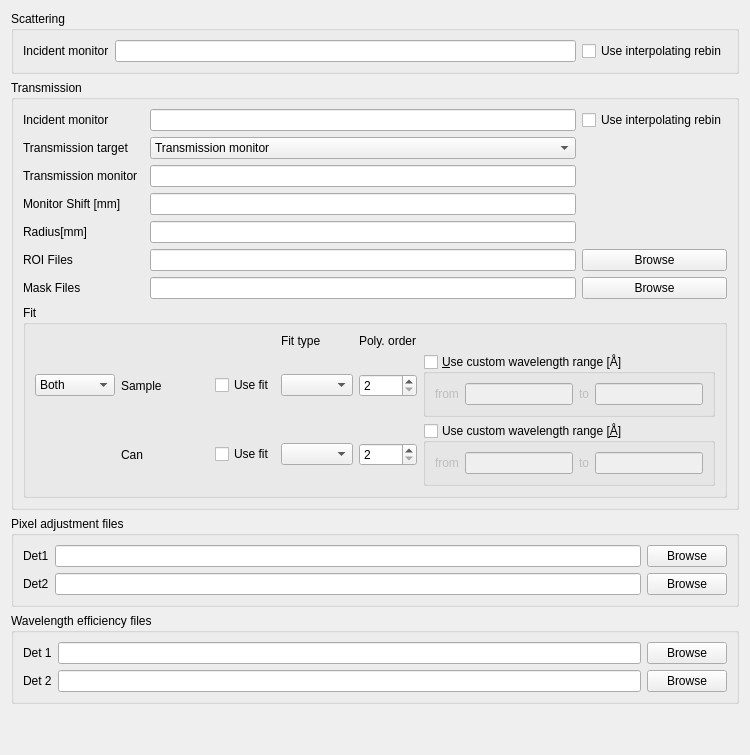
            <widget class="QWidget" name="adjustment_tab">
             <attribute name="title">
              <string>Adjustment</string>
             </attribute>
             <layout class="QHBoxLayout" name="horizontalLayout_5">
              <item>
               <layout class="QHBoxLayout" name="adjustment_tab_horizontal_layout">
                <item>
                 <layout class="QVBoxLayout" name="adjustment_tab_left_layout">
                  <item>
                   <widget class="QGroupBox" name="monitor_normalization_group_box">
                    <property name="toolTip">
                     <string>&lt;html&gt;&lt;head/&gt;&lt;body&gt;&lt;p&gt;Settings for the monitor normalization.&lt;/p&gt;&lt;/body&gt;&lt;/html&gt;</string>
                    </property>
                    <property name="title">
                     <string>Scattering</string>
                    </property>
                    <layout class="QGridLayout" name="gridLayout_8">
                     <item row="0" column="0">
                      <widget class="QLabel" name="monitor_normalization_monitor_label">
                       <property name="toolTip">
                        <string>&lt;html&gt;&lt;head/&gt;&lt;body&gt;&lt;p&gt;Spectrum number of the incident monitor which is used for monitor normalization.&lt;/p&gt;&lt;/body&gt;&lt;/html&gt;</string>
                       </property>
                       <property name="text">
                        <string>Incident monitor</string>
                       </property>
                      </widget>
                     </item>
                     <item row="0" column="2">
                      <widget class="QCheckBox" name="monitor_normalization_interpolating_rebin_check_box">
                       <property name="toolTip">
                        <string>&lt;html&gt;&lt;head/&gt;&lt;body&gt;&lt;p&gt;Selects the type of rebin which is to be used during monitor normalization. If this is checked then a interpolating rebin operation is performed, else a standard rebin operation is used.&lt;/p&gt;&lt;/body&gt;&lt;/html&gt;</string>
                       </property>
                       <property name="text">
                        <string>Use interpolating rebin</string>
                       </property>
                      </widget>
                     </item>
                     <item row="0" column="1">
                      <widget class="QLineEdit" name="monitor_normalization_line_edit">
                       <property name="toolTip">
                        <string>&lt;html&gt;&lt;head/&gt;&lt;body&gt;&lt;p&gt;Spectrum number of the incident monitor which is used for monitor normalization.&lt;/p&gt;&lt;/body&gt;&lt;/html&gt;</string>
                       </property>
                      </widget>
                     </item>
                    </layout>
                   </widget>
                  </item>
                  <item>
                   <widget class="QGroupBox" name="transmission_group_box">
                    <property name="toolTip">
                     <string>&lt;html&gt;&lt;head/&gt;&lt;body&gt;&lt;p&gt;Settings for the transmission calculation.&lt;/p&gt;&lt;/body&gt;&lt;/html&gt;</string>
                    </property>
                    <property name="title">
                     <string>Transmission</string>
                    </property>
                    <layout class="QGridLayout" name="gridLayout_9">
                     <item row="7" column="3">
                      <widget class="QPushButton" name="transmission_mask_files_push_button">
                       <property name="text">
                        <string>Browse</string>
                       </property>
                      </widget>
                     </item>
                     <item row="7" column="2">
                      <widget class="QLineEdit" name="transmission_mask_files_line_edit">
                       <property name="toolTip">
                        <string>&lt;html&gt;&lt;head/&gt;&lt;body&gt;&lt;p&gt;A comma-separated list of MASK files which define areas on the bank which are excluded from the transmission calculation.&lt;/p&gt;&lt;/body&gt;&lt;/html&gt;</string>
                       </property>
                      </widget>
                     </item>
                     <item row="6" column="2">
                      <widget class="QLineEdit" name="transmission_roi_files_line_edit">
                       <property name="toolTip">
                        <string>&lt;html&gt;&lt;head/&gt;&lt;body&gt;&lt;p&gt;A comma-separated list of ROI files which define areas on the bank which contribute to the transmission calculation.&lt;/p&gt;&lt;/body&gt;&lt;/html&gt;</string>
                       </property>
                      </widget>
                     </item>
                     <item row="5" column="2">
                      <widget class="QLineEdit" name="transmission_radius_line_edit">
                       <property name="toolTip">
                        <string>&lt;html&gt;&lt;head/&gt;&lt;body&gt;&lt;p&gt;A radius that defines a circle which includes all pixels on the bank which contribute to the transmission calculation.&lt;/p&gt;&lt;/body&gt;&lt;/html&gt;</string>
                       </property>
                      </widget>
                     </item>
                     <item row="7" column="0">
                      <widget class="QLabel" name="transmission_mask_files_label">
                       <property name="toolTip">
                        <string>&lt;html&gt;&lt;head/&gt;&lt;body&gt;&lt;p&gt;A comma-separated list of MASK files which define areas on the bank which are excluded from the transmission calculation.&lt;/p&gt;&lt;/body&gt;&lt;/html&gt;</string>
                       </property>
                       <property name="text">
                        <string>Mask Files</string>
                       </property>
                      </widget>
                     </item>
                     <item row="1" column="2">
                      <widget class="QComboBox" name="transmission_target_combo_box">
                       <item>
                        <property name="text">
                         <string>Transmission monitor</string>
                        </property>
                       </item>
                       <item>
                        <property name="text">
                         <string>Region of interest on bank</string>
                        </property>
                       </item>
                      </widget>
                     </item>
                     <item row="6" column="0">
                      <widget class="QLabel" name="transmission_roi_files_label">
                       <property name="toolTip">
                        <string>&lt;html&gt;&lt;head/&gt;&lt;body&gt;&lt;p&gt;A comma-separated list of ROI files which define areas on the bank which contribute to the transmission calculation.&lt;/p&gt;&lt;/body&gt;&lt;/html&gt;</string>
                       </property>
                       <property name="text">
                        <string>ROI Files</string>
                       </property>
                      </widget>
                     </item>
                     <item row="6" column="3">
                      <widget class="QPushButton" name="transmission_roi_files_push_button">
                       <property name="text">
                        <string>Browse</string>
                       </property>
                      </widget>
                     </item>
                     <item row="5" column="0">
                      <widget class="QLabel" name="transmission_radius_label">
                       <property name="toolTip">
                        <string>&lt;html&gt;&lt;head/&gt;&lt;body&gt;&lt;p&gt;A radius that defines a circle which includes all pixels on the bank which contribute to the transmission calculation.&lt;/p&gt;&lt;/body&gt;&lt;/html&gt;</string>
                       </property>
                       <property name="text">
                        <string>Radius[mm]</string>
                       </property>
                      </widget>
                     </item>
                     <item row="1" column="0">
                      <widget class="QLabel" name="transmission_target_label">
                       <property name="text">
                        <string>Transmission target</string>
                       </property>
                      </widget>
                     </item>
                     <item row="0" column="0">
                      <widget class="QLabel" name="transmission_incident_monitor_target">
                       <property name="toolTip">
                        <string>&lt;html&gt;&lt;head/&gt;&lt;body&gt;&lt;p&gt;Spectrum number of the incident monitor which is used for transmission calculation.&lt;/p&gt;&lt;/body&gt;&lt;/html&gt;</string>
                       </property>
                       <property name="text">
                        <string>Incident monitor</string>
                       </property>
                      </widget>
                     </item>
                     <item row="0" column="3">
                      <widget class="QCheckBox" name="transmission_interpolating_rebin_check_box">
                       <property name="toolTip">
                        <string>&lt;html&gt;&lt;head/&gt;&lt;body&gt;&lt;p&gt;Selects the type of rebin which is to be used during transmission calculation. If this is checked then a interpolating rebin operation is performed, else a standard rebin operation is used.&lt;/p&gt;&lt;/body&gt;&lt;/html&gt;</string>
                       </property>
                       <property name="text">
                        <string>Use interpolating rebin</string>
                       </property>
                      </widget>
                     </item>
                     <item row="4" column="2">
                      <widget class="QLineEdit" name="transmission_mn_shift_line_edit">
                       <property name="toolTip">
                        <string>&lt;html&gt;&lt;head/&gt;&lt;body&gt;&lt;p&gt;Distance between beamstop monitor and detector.&lt;/p&gt;&lt;/body&gt;&lt;/html&gt;</string>
                       </property>
                      </widget>
                     </item>
                     <item row="0" column="2">
                      <widget class="QLineEdit" name="transmission_line_edit">
                       <property name="toolTip">
                        <string>&lt;html&gt;&lt;head/&gt;&lt;body&gt;&lt;p&gt;Spectrum number of the incident monitor which is used for transmission calculation.&lt;/p&gt;&lt;/body&gt;&lt;/html&gt;</string>
                       </property>
                      </widget>
                     </item>
                     <item row="4" column="0">
                      <widget class="QLabel" name="transmission_mn_shift_label">
                       <property name="toolTip">
                        <string>&lt;html&gt;&lt;head/&gt;&lt;body&gt;&lt;p&gt;An option shift of the M4 monitor.&lt;/p&gt;&lt;/body&gt;&lt;/html&gt;</string>
                       </property>
                       <property name="text">
                        <string>Monitor Shift [mm]</string>
                       </property>
                      </widget>
                     </item>
                     <item row="3" column="0">
                      <widget class="QLabel" name="transmission_monitor_label">
                       <property name="toolTip">
                        <string>&lt;html&gt;&lt;head/&gt;&lt;body&gt;&lt;p&gt;Spectrum number of the transmission monitor which is used for transmission calculation.&lt;/p&gt;&lt;/body&gt;&lt;/html&gt;</string>
                       </property>
                       <property name="text">
                        <string>Transmission monitor</string>
                       </property>
                      </widget>
                     </item>
                     <item row="8" column="0" colspan="4">
                      <widget class="QGroupBox" name="fit_combo_box">
                       <property name="toolTip">
                        <string>&lt;html&gt;&lt;head/&gt;&lt;body&gt;&lt;p&gt;Fit options for the transmission calculation. These can be either set for both the Sample and the Can run or separately.&lt;/p&gt;&lt;/body&gt;&lt;/html&gt;</string>
                       </property>
                       <property name="title">
                        <string>Fit</string>
                       </property>
                       <property name="flat">
                        <bool>false</bool>
                       </property>
                       <property name="checkable">
                        <bool>false</bool>
                       </property>
                       <layout class="QGridLayout" name="gridLayout_22">
                        <item row="1" column="0">
                         <widget class="QComboBox" name="fit_selection_combo_box">
                          <property name="toolTip">
                           <string>&lt;html&gt;&lt;head/&gt;&lt;body&gt;&lt;p&gt;Selects if fit options should be the same (Both) for Sample and Can, or if the user should be able to set them separately (Separate).&lt;/p&gt;&lt;/body&gt;&lt;/html&gt;</string>
                          </property>
                          <item>
                           <property name="text">
                            <string>Both</string>
                           </property>
                          </item>
                          <item>
                           <property name="text">
                            <string>Separate</string>
                           </property>
                          </item>
                         </widget>
                        </item>
                        <item row="2" column="3">
                         <widget class="QComboBox" name="fit_can_fit_type_combo_box">
                          <property name="toolTip">
                           <string>&lt;html&gt;&lt;head/&gt;&lt;body&gt;&lt;p&gt;If fitting should be used, then this allows for the selection of the fit type.&lt;/p&gt;&lt;/body&gt;&lt;/html&gt;</string>
                          </property>
                         </widget>
                        </item>
                        <item row="0" column="3">
                         <widget class="QLabel" name="fit_fit_type_label">
                          <property name="text">
                           <string>Fit type</string>
                          </property>
                         </widget>
                        </item>
                        <item row="2" column="2">
                         <widget class="QCheckBox" name="fit_can_use_fit_check_box">
                          <property name="toolTip">
                           <string>&lt;html&gt;&lt;head/&gt;&lt;body&gt;&lt;p&gt;If fitting should be used&lt;/p&gt;&lt;/body&gt;&lt;/html&gt;</string>
                          </property>
                          <property name="text">
                           <string>Use fit</string>
                          </property>
                         </widget>
                        </item>
                        <item row="1" column="1">
                         <widget class="QLabel" name="fit_sample_label">
                          <property name="text">
                           <string>Sample              </string>
                          </property>
                         </widget>
                        </item>
                        <item row="2" column="1">
                         <widget class="QLabel" name="fit_can_label">
                          <property name="text">
                           <string>Can</string>
                          </property>
                         </widget>
                        </item>
                        <item row="1" column="5">
                         <widget class="QGroupBox" name="fit_sample_wavelength_combo_box">
                          <property name="toolTip">
                           <string>&lt;html&gt;&lt;head/&gt;&lt;body&gt;&lt;p&gt;Allows for setting a custom wavelength range during fitting.&lt;/p&gt;&lt;/body&gt;&lt;/html&gt;</string>
                          </property>
                          <property name="title">
                           <string>&amp;Use custom wavelength range [Å]</string>
                          </property>
                          <property name="checkable">
                           <bool>true</bool>
                          </property>
                          <property name="checked">
                           <bool>false</bool>
                          </property>
                          <layout class="QGridLayout" name="gridLayout_23">
                           <item row="0" column="1">
                            <widget class="QLineEdit" name="fit_sample_wavelength_min_line_edit">
                             <property name="toolTip">
                              <string>&lt;html&gt;&lt;head/&gt;&lt;body&gt;&lt;p&gt;The beginning of the custom wavelength range.&lt;/p&gt;&lt;/body&gt;&lt;/html&gt;</string>
                             </property>
                            </widget>
                           </item>
                           <item row="0" column="2">
                            <widget class="QLabel" name="fit_sample_to_label">
                             <property name="text">
                              <string>to</string>
                             </property>
                            </widget>
                           </item>
                           <item row="0" column="0">
                            <widget class="QLabel" name="fit_sample_from_label">
                             <property name="text">
                              <string>from</string>
                             </property>
                            </widget>
                           </item>
                           <item row="0" column="3">
                            <widget class="QLineEdit" name="fit_sample_wavelength_max_line_edit">
                             <property name="toolTip">
                              <string>&lt;html&gt;&lt;head/&gt;&lt;body&gt;&lt;p&gt;The end of the custom wavelength range.&lt;/p&gt;&lt;/body&gt;&lt;/html&gt;</string>
                             </property>
                            </widget>
                           </item>
                          </layout>
                         </widget>
                        </item>
                        <item row="2" column="5">
                         <widget class="QGroupBox" name="fit_can_wavelength_combo_box">
                          <property name="toolTip">
                           <string>&lt;html&gt;&lt;head/&gt;&lt;body&gt;&lt;p&gt;Allows for setting a custom wavelength range during fitting.&lt;/p&gt;&lt;/body&gt;&lt;/html&gt;</string>
                          </property>
                          <property name="title">
                           <string>Use custom wavelength range [&amp;Å]</string>
                          </property>
                          <property name="checkable">
                           <bool>true</bool>
                          </property>
                          <property name="checked">
                           <bool>false</bool>
                          </property>
                          <layout class="QGridLayout" name="gridLayout_24">
                           <item row="0" column="1">
                            <widget class="QLineEdit" name="fit_can_wavelength_min_line_edit">
                             <property name="toolTip">
                              <string>&lt;html&gt;&lt;head/&gt;&lt;body&gt;&lt;p&gt;The beginning of the custom wavelength range.&lt;/p&gt;&lt;/body&gt;&lt;/html&gt;</string>
                             </property>
                            </widget>
                           </item>
                           <item row="0" column="0">
                            <widget class="QLabel" name="fit_can_from_label">
                             <property name="text">
                              <string>from</string>
                             </property>
                            </widget>
                           </item>
                           <item row="0" column="2">
                            <widget class="QLabel" name="fit_can_to_label">
                             <property name="text">
                              <string>to</string>
                             </property>
                            </widget>
                           </item>
                           <item row="0" column="3">
                            <widget class="QLineEdit" name="fit_can_wavelength_max_line_edit">
                             <property name="toolTip">
                              <string>&lt;html&gt;&lt;head/&gt;&lt;body&gt;&lt;p&gt;The end of the custom wavelength range.&lt;/p&gt;&lt;/body&gt;&lt;/html&gt;</string>
                             </property>
                            </widget>
                           </item>
                          </layout>
                         </widget>
                        </item>
                        <item row="1" column="3">
                         <widget class="QComboBox" name="fit_sample_fit_type_combo_box">
                          <property name="toolTip">
                           <string>&lt;html&gt;&lt;head/&gt;&lt;body&gt;&lt;p&gt;If fitting should be used, then this allows for the selection of the fit type.&lt;/p&gt;&lt;/body&gt;&lt;/html&gt;</string>
                          </property>
                         </widget>
                        </item>
                        <item row="1" column="4">
                         <widget class="QSpinBox" name="fit_sample_polynomial_order_spin_box">
                          <property name="toolTip">
                           <string>&lt;html&gt;&lt;head/&gt;&lt;body&gt;&lt;p&gt;If a polynomial fit type was selected, then the polynomial order of the fit can be specified here.&lt;/p&gt;&lt;/body&gt;&lt;/html&gt;</string>
                          </property>
                          <property name="minimum">
                           <number>2</number>
                          </property>
                          <property name="maximum">
                           <number>6</number>
                          </property>
                         </widget>
                        </item>
                        <item row="0" column="4">
                         <widget class="QLabel" name="fit_polynomial_order_label">
                          <property name="text">
                           <string>Poly. order</string>
                          </property>
                         </widget>
                        </item>
                        <item row="2" column="4">
                         <widget class="QSpinBox" name="fit_can_polynomial_order_spin_box">
                          <property name="toolTip">
                           <string>&lt;html&gt;&lt;head/&gt;&lt;body&gt;&lt;p&gt;If a polynomial fit type was selected, then the polynomial order of the fit can be specified here.&lt;/p&gt;&lt;/body&gt;&lt;/html&gt;</string>
                          </property>
                          <property name="minimum">
                           <number>2</number>
                          </property>
                          <property name="maximum">
                           <number>6</number>
                          </property>
                         </widget>
                        </item>
                        <item row="1" column="2">
                         <widget class="QCheckBox" name="fit_sample_use_fit_check_box">
                          <property name="toolTip">
                           <string>&lt;html&gt;&lt;head/&gt;&lt;body&gt;&lt;p&gt;If fitting should be used&lt;/p&gt;&lt;/body&gt;&lt;/html&gt;</string>
                          </property>
                          <property name="text">
                           <string>Use fit</string>
                          </property>
                         </widget>
                        </item>
                       </layout>
                      </widget>
                     </item>
                     <item row="3" column="2">
                      <widget class="QLineEdit" name="transmission_monitor_line_edit"/>
                     </item>
                    </layout>
                   </widget>
                  </item>
                  <item>
                   <widget class="QGroupBox" name="pixel_adjustment_group_box">
                    <property name="toolTip">
                     <string>&lt;html&gt;&lt;head/&gt;&lt;body&gt;&lt;p&gt;The pixel adjustment files.&lt;/p&gt;&lt;/body&gt;&lt;/html&gt;</string>
                    </property>
                    <property name="title">
                     <string>Pixel adjustment files</string>
                    </property>
                    <layout class="QGridLayout" name="gridLayout_10">
                     <item row="0" column="1">
                      <widget class="QLineEdit" name="pixel_adjustment_det_1_line_edit">
                       <property name="toolTip">
                        <string>&lt;html&gt;&lt;head/&gt;&lt;body&gt;&lt;p&gt;The path to the pixel adjustment file for the first detector.&lt;/p&gt;&lt;/body&gt;&lt;/html&gt;</string>
                       </property>
                      </widget>
                     </item>
                     <item row="0" column="0">
                      <widget class="QLabel" name="pixel_adjustment_det_2_label">
                       <property name="toolTip">
                        <string>&lt;html&gt;&lt;head/&gt;&lt;body&gt;&lt;p&gt;The path to the pixel adjustment file for the first detector.&lt;/p&gt;&lt;/body&gt;&lt;/html&gt;</string>
                       </property>
                       <property name="text">
                        <string>Det1</string>
                       </property>
                      </widget>
                     </item>
                     <item row="0" column="2">
                      <widget class="QPushButton" name="pixel_adjustment_det_1_push_button">
                       <property name="text">
                        <string>Browse</string>
                       </property>
                      </widget>
                     </item>
                     <item row="1" column="2">
                      <widget class="QPushButton" name="pixel_adjustment_det_2_push_button">
                       <property name="text">
                        <string>Browse</string>
                       </property>
                      </widget>
                     </item>
                     <item row="1" column="1">
                      <widget class="QLineEdit" name="pixel_adjustment_det_2_line_edit">
                       <property name="toolTip">
                        <string>&lt;html&gt;&lt;head/&gt;&lt;body&gt;&lt;p&gt;The path to the pixel adjustment file for the second detector.&lt;/p&gt;&lt;/body&gt;&lt;/html&gt;</string>
                       </property>
                      </widget>
                     </item>
                     <item row="1" column="0">
                      <widget class="QLabel" name="pixel_adjustement_det_1_label">
                       <property name="toolTip">
                        <string>&lt;html&gt;&lt;head/&gt;&lt;body&gt;&lt;p&gt;The path to the pixel adjustment file for the second detector.&lt;/p&gt;&lt;/body&gt;&lt;/html&gt;</string>
                       </property>
                       <property name="text">
                        <string>Det2</string>
                       </property>
                      </widget>
                     </item>
                    </layout>
                   </widget>
                  </item>
                  <item>
                   <widget class="QGroupBox" name="wavelength_adjustment_group_box">
                    <property name="toolTip">
                     <string>&lt;html&gt;&lt;head/&gt;&lt;body&gt;&lt;p&gt;The wavelength adjustment files.&lt;/p&gt;&lt;/body&gt;&lt;/html&gt;</string>
                    </property>
                    <property name="title">
                     <string>Wavelength efficiency files</string>
                    </property>
                    <layout class="QGridLayout" name="gridLayout_11">
                     <item row="0" column="1">
                      <widget class="QLineEdit" name="wavelength_adjustment_det_1_line_edit">
                       <property name="toolTip">
                        <string>&lt;html&gt;&lt;head/&gt;&lt;body&gt;&lt;p&gt;The path to the wavelength adjustment file for the first detector.&lt;/p&gt;&lt;/body&gt;&lt;/html&gt;</string>
                       </property>
                      </widget>
                     </item>
                     <item row="0" column="0">
                      <widget class="QLabel" name="wavelength_adjustment_det_1_label">
                       <property name="toolTip">
                        <string>&lt;html&gt;&lt;head/&gt;&lt;body&gt;&lt;p&gt;The path to the wavelength adjustment file for the first detector.&lt;/p&gt;&lt;/body&gt;&lt;/html&gt;</string>
                       </property>
                       <property name="text">
                        <string>Det 1</string>
                       </property>
                      </widget>
                     </item>
                     <item row="2" column="0">
                      <widget class="QLabel" name="wavelength_adjustment_det_2_label">
                       <property name="toolTip">
                        <string>&lt;html&gt;&lt;head/&gt;&lt;body&gt;&lt;p&gt;The path to the wavelength adjustment file for the second detector.&lt;/p&gt;&lt;/body&gt;&lt;/html&gt;</string>
                       </property>
                       <property name="text">
                        <string>Det 2</string>
                       </property>
                      </widget>
                     </item>
                     <item row="2" column="1">
                      <widget class="QLineEdit" name="wavelength_adjustment_det_2_line_edit">
                       <property name="toolTip">
                        <string>&lt;html&gt;&lt;head/&gt;&lt;body&gt;&lt;p&gt;The path to the wavelength adjustment file for the second detector.&lt;/p&gt;&lt;/body&gt;&lt;/html&gt;</string>
                       </property>
                      </widget>
                     </item>
                     <item row="0" column="2">
                      <widget class="QPushButton" name="wavelength_adjustment_det_1_push_button">
                       <property name="text">
                        <string>Browse</string>
                       </property>
                      </widget>
                     </item>
                     <item row="2" column="2">
                      <widget class="QPushButton" name="wavelength_adjustment_det_2_push_button">
                       <property name="text">
                        <string>Browse</string>
                       </property>
                      </widget>
                     </item>
                    </layout>
                   </widget>
                  </item>
                  <item>
                   <spacer name="verticalSpacer_2">
                    <property name="orientation">
                     <enum>Qt::Vertical</enum>
                    </property>
                    <property name="sizeHint" stdset="0">
                     <size>
                      <width>20</width>
                      <height>40</height>
                     </size>
                    </property>
                   </spacer>
                  </item>
                 </layout>
                </item>
                <item>
                 <layout class="QVBoxLayout" name="adjustemnt_tab_right_layout"/>
                </item>
               </layout>
              </item>
             </layout>
            </widget>
